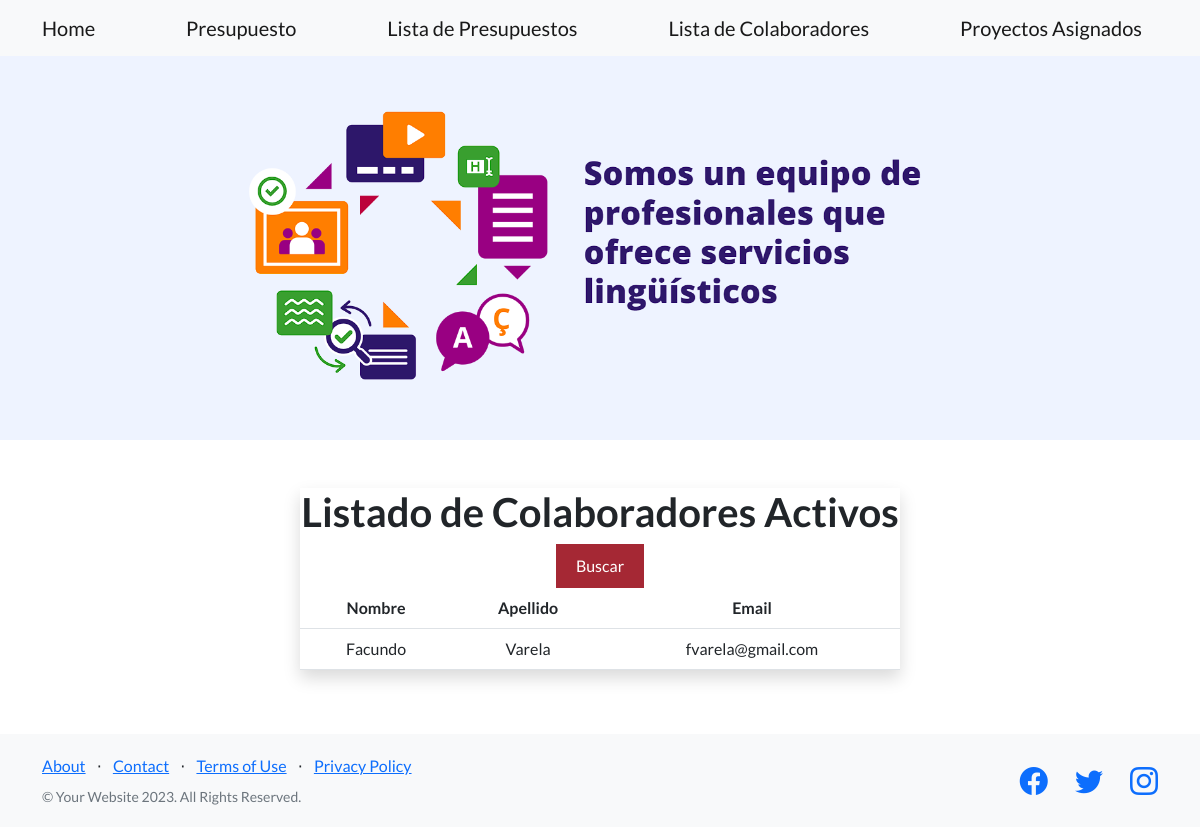
The page /app/colaboradores/ on the database as committed earlier.
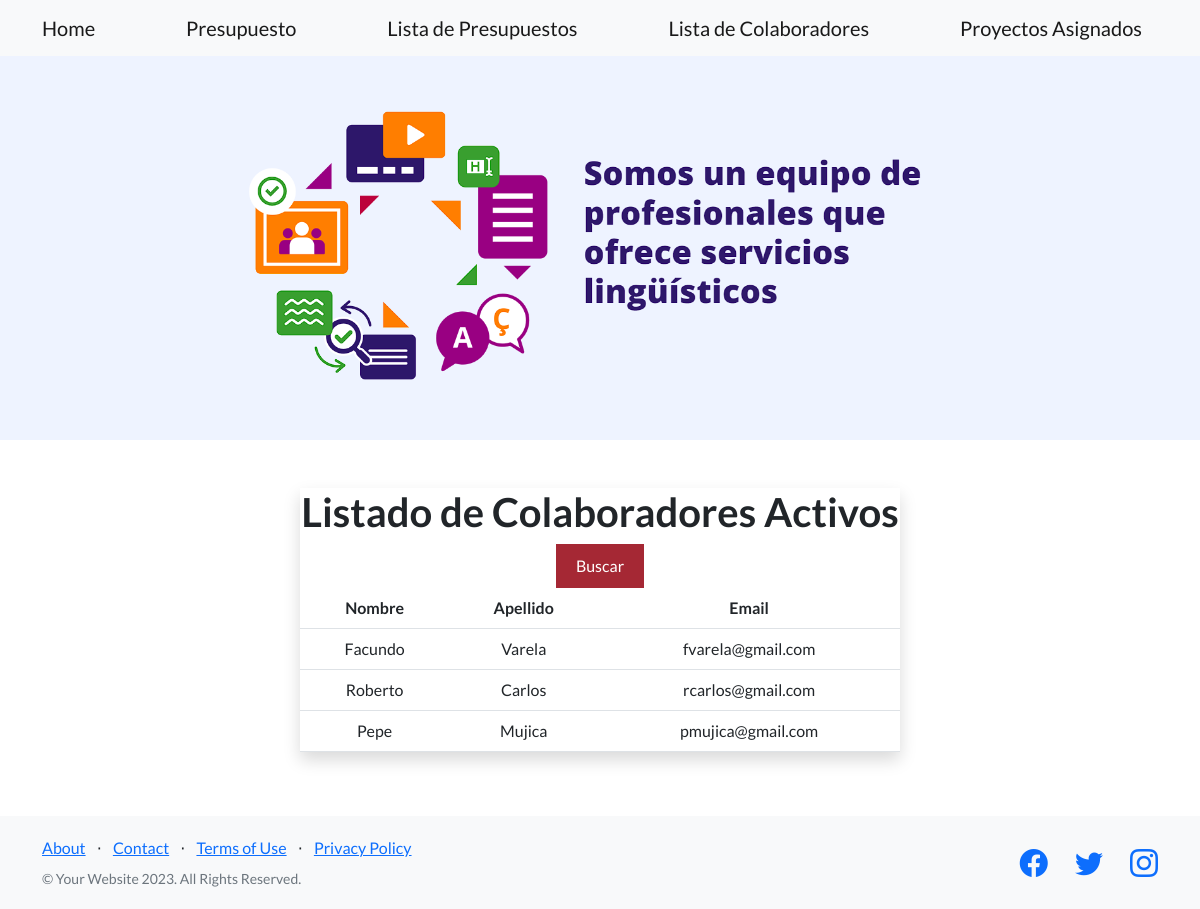
The same page on the database as committed later.
### app/models.py (models this page shows, shortened)
class Colaborador(models.Model):
    nombre = models.CharField(max_length=40)
    apellido = models.CharField(max_length=40)
    email = models.EmailField()

### app/views.py (the view, shortened to what this page needs)
# urls.py: path("colaboradores/", listar_colaboradores, name="ListarColaboradores"),
def listar_colaboradores(request):
    colaboradores = Colaborador.objects.all()
    presupuestos = Presupuesto.objects.all()
    return render(
        request,
        "listar_colaboradores.html",
        {"colaboradores": colaboradores, "presupuestos": presupuestos},
    )

### app/templates/listar_colaboradores.html (shortened to what this page needs)
{% extends 'home.html' %} {% block contenidoQueCambia %}
<!DOCTYPE html>
<html lang="es">
  <head>
  </head>
  <body>
    <section class="bg-gray-50 dark:bg-gray-900 py-5 flex">
      <div
        class="flex flex-col items-center justify-center px-6 py-8 mx-auto md:h-screen lg:py-0"
        style="width: 50%"
      >
        <div
          class="w-full bg-white rounded-lg shadow dark:border md:mt-0 sm:max-w-md xl:p-0 dark:bg-gray-800 dark:border-gray-700"
        >
          <div class="p-6 space-y-4 md:space-y-6 sm:p-8">
            <h1
              class="text-xl font-bold leading-tight tracking-tight text-gray-900 md:text-2xl dark:text-white text-center"
            >
              Listado de Colaboradores Activos
            </h1>
            <form method="post" class="text-center">
              <button type="submit">Buscar</button>
            </form>
            <table class="table mr-6 text-center">
              <thead>
                <tr>
                  <th>Nombre</th>
                  <th>Apellido</th>
                  <th>Email</th>
                </tr>
              </thead>
              <tbody>
                {% for colaborador in colaboradores %}
                <tr>
                  <td>{{ colaborador.nombre }}</td>
                  <td>{{ colaborador.apellido }}</td>
                  <td>{{ colaborador.email }}</td>
                </tr>
                {% endfor %}
              </tbody>
            </table>
          </div>
        </div>
      </div>
    </section>
  </body>
</html>
{% endblock contenidoQueCambia %}

Rows that differ between the two databases and show on the page:
added Colaborador: nombre "Roberto", apellido "Carlos", email "rcarlos@gmail.com"
added Colaborador: nombre "Pepe", apellido "Mujica", email "pmujica@gmail.com"
